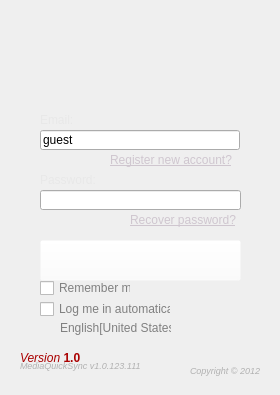
<?xml version="1.0" encoding="UTF-8"?>
<ui version="4.0">
 <class>MqsLogin</class>
 <widget class="QWidget" name="MqsLogin">
  <property name="windowModality">
   <enum>Qt::NonModal</enum>
  </property>
  <property name="enabled">
   <bool>true</bool>
  </property>
  <property name="geometry">
   <rect>
    <x>0</x>
    <y>0</y>
    <width>280</width>
    <height>395</height>
   </rect>
  </property>
  <property name="sizePolicy">
   <sizepolicy hsizetype="Fixed" vsizetype="Fixed">
    <horstretch>0</horstretch>
    <verstretch>0</verstretch>
   </sizepolicy>
  </property>
  <property name="minimumSize">
   <size>
    <width>280</width>
    <height>395</height>
   </size>
  </property>
  <property name="maximumSize">
   <size>
    <width>280</width>
    <height>395</height>
   </size>
  </property>
  <property name="baseSize">
   <size>
    <width>280</width>
    <height>395</height>
   </size>
  </property>
  <property name="contextMenuPolicy">
   <enum>Qt::NoContextMenu</enum>
  </property>
  <property name="windowTitle">
   <string>MediaQuickSync</string>
  </property>
  <property name="windowIcon">
   <iconset>
    <normaloff>:/MediaQuickSync/GoContactSyncLogo.ico</normaloff>:/MediaQuickSync/GoContactSyncLogo.ico</iconset>
  </property>
  <property name="windowOpacity">
   <double>1.000000000000000</double>
  </property>
  <property name="toolTip">
   <string/>
  </property>
  <property name="autoFillBackground">
   <bool>false</bool>
  </property>
  <widget class="QLabel" name="label">
   <property name="enabled">
    <bool>true</bool>
   </property>
   <property name="geometry">
    <rect>
     <x>-20</x>
     <y>-20</y>
     <width>301</width>
     <height>431</height>
    </rect>
   </property>
   <property name="text">
    <string/>
   </property>
   <property name="pixmap">
    <pixmap resource="resources/mediaquicksync.qrc">:/MediaQuickSync/resources/login.jpg</pixmap>
   </property>
  </widget>
  <widget class="QPushButton" name="login_button">
   <property name="enabled">
    <bool>true</bool>
   </property>
   <property name="geometry">
    <rect>
     <x>40</x>
     <y>240</y>
     <width>201</width>
     <height>41</height>
    </rect>
   </property>
   <property name="styleSheet">
    <string notr="true">background-color: rgba( 255, 255, 255, 0% );</string>
   </property>
   <property name="text">
    <string/>
   </property>
   <property name="icon">
    <iconset resource="resources/mediaquicksync.qrc">
     <normaloff>:/MediaQuickSync/resources/login-button.png</normaloff>:/MediaQuickSync/resources/login-button.png</iconset>
   </property>
   <property name="iconSize">
    <size>
     <width>160</width>
     <height>40</height>
    </size>
   </property>
   <property name="checkable">
    <bool>false</bool>
   </property>
   <property name="checked">
    <bool>false</bool>
   </property>
   <property name="autoRepeat">
    <bool>false</bool>
   </property>
   <property name="autoExclusive">
    <bool>false</bool>
   </property>
   <property name="autoRepeatDelay">
    <number>100</number>
   </property>
   <property name="autoRepeatInterval">
    <number>100</number>
   </property>
   <property name="default">
    <bool>false</bool>
   </property>
   <property name="flat">
    <bool>false</bool>
   </property>
  </widget>
  <widget class="QLineEdit" name="lineEdit">
   <property name="geometry">
    <rect>
     <x>40</x>
     <y>130</y>
     <width>200</width>
     <height>20</height>
    </rect>
   </property>
   <property name="text">
    <string>guest</string>
   </property>
  </widget>
  <widget class="QLineEdit" name="password_text">
   <property name="geometry">
    <rect>
     <x>40</x>
     <y>190</y>
     <width>201</width>
     <height>20</height>
    </rect>
   </property>
  </widget>
  <widget class="QLabel" name="label_2">
   <property name="geometry">
    <rect>
     <x>20</x>
     <y>350</y>
     <width>61</width>
     <height>16</height>
    </rect>
   </property>
   <property name="text">
    <string>&lt;html&gt;&lt;head/&gt;&lt;body&gt;&lt;p&gt;&lt;span style=&quot; font-style:italic; color:#aa0000;&quot;&gt;Version &lt;/span&gt;&lt;span style=&quot; font-weight:600; color:#aa0000;&quot;&gt;1.0&lt;/span&gt;&lt;/p&gt;&lt;/body&gt;&lt;/html&gt;</string>
   </property>
  </widget>
  <widget class="QLabel" name="label_3">
   <property name="geometry">
    <rect>
     <x>20</x>
     <y>350</y>
     <width>151</width>
     <height>31</height>
    </rect>
   </property>
   <property name="text">
    <string>&lt;html&gt;&lt;head/&gt;&lt;body&gt;&lt;p&gt;&lt;span style=&quot; font-size:7pt; font-style:italic; color:#b1b1b1;&quot;&gt;MediaQuickSync &lt;/span&gt;&lt;img src=&quot;:/MediaQuickSync/GoContactSyncLogo.ico&quot; width=&quot;16&quot; height=&quot;16&quot;/&gt;&lt;span style=&quot; font-size:7pt; font-style:italic; color:#b1b1b1;&quot;&gt;v1.0.123.111&lt;/span&gt;&lt;/p&gt;&lt;/body&gt;&lt;/html&gt;</string>
   </property>
  </widget>
  <widget class="QLabel" name="label_4">
   <property name="geometry">
    <rect>
     <x>190</x>
     <y>360</y>
     <width>301</width>
     <height>21</height>
    </rect>
   </property>
   <property name="text">
    <string>&lt;html&gt;&lt;head/&gt;&lt;body&gt;&lt;p&gt;&lt;span style=&quot; font-size:7pt; font-style:italic; color:#b1b1b1;&quot;&gt;Copyright © 2012&lt;/span&gt;&lt;/p&gt;&lt;/body&gt;&lt;/html&gt;</string>
   </property>
  </widget>
  <widget class="QLabel" name="label_5">
   <property name="geometry">
    <rect>
     <x>40</x>
     <y>110</y>
     <width>41</width>
     <height>20</height>
    </rect>
   </property>
   <property name="text">
    <string>&lt;html&gt;&lt;head/&gt;&lt;body&gt;&lt;p&gt;&lt;span style=&quot; font-size:9pt; color:#e8e8e8;&quot;&gt;Email:&lt;/span&gt;&lt;/p&gt;&lt;/body&gt;&lt;/html&gt;</string>
   </property>
  </widget>
  <widget class="QLabel" name="label_6">
   <property name="geometry">
    <rect>
     <x>40</x>
     <y>170</y>
     <width>61</width>
     <height>20</height>
    </rect>
   </property>
   <property name="text">
    <string>&lt;html&gt;&lt;head/&gt;&lt;body&gt;&lt;p&gt;&lt;span style=&quot; font-size:9pt; color:#e8e8e8;&quot;&gt;Password:&lt;/span&gt;&lt;/p&gt;&lt;/body&gt;&lt;/html&gt;</string>
   </property>
  </widget>
  <widget class="QLabel" name="RegisterAccount">
   <property name="geometry">
    <rect>
     <x>110</x>
     <y>150</y>
     <width>131</width>
     <height>20</height>
    </rect>
   </property>
   <property name="text">
    <string>&lt;html&gt;&lt;head/&gt;&lt;body&gt;&lt;p&gt;&lt;span style=&quot; font-size:9pt; color:#c6c6c6;&quot;&gt;&lt;a href= &quot;google.com&quot;  style=&quot; font-size:9pt; color:#cfc6cf;&quot;&gt;Register new account?&lt;/a&gt;&lt;/span&gt;&lt;/p&gt;&lt;/body&gt;&lt;/html&gt;</string>
   </property>
  </widget>
  <widget class="QLabel" name="RecoverPassword">
   <property name="geometry">
    <rect>
     <x>130</x>
     <y>210</y>
     <width>111</width>
     <height>20</height>
    </rect>
   </property>
   <property name="text">
    <string>&lt;html&gt;&lt;head/&gt;&lt;body&gt;&lt;p&gt;&lt;span style=&quot; font-size:9pt; color:#c6c6c6;&quot;&gt;&lt;a href= &quot;google.com&quot;  style=&quot; font-size:9pt; color:#cfc6cf;&quot;&gt;Recover password?&lt;/a&gt;&lt;/span&gt;&lt;/p&gt;&lt;/body&gt;&lt;/html&gt;</string>
   </property>
  </widget>
  <widget class="QCheckBox" name="is_remeber_me">
   <property name="geometry">
    <rect>
     <x>40</x>
     <y>280</y>
     <width>91</width>
     <height>16</height>
    </rect>
   </property>
   <property name="styleSheet">
    <string notr="true">QCheckBox { color: gray }</string>
   </property>
   <property name="text">
    <string>Remember me</string>
   </property>
  </widget>
  <widget class="QCheckBox" name="is_log_me_in_auto">
   <property name="enabled">
    <bool>true</bool>
   </property>
   <property name="geometry">
    <rect>
     <x>40</x>
     <y>300</y>
     <width>131</width>
     <height>18</height>
    </rect>
   </property>
   <property name="contextMenuPolicy">
    <enum>Qt::NoContextMenu</enum>
   </property>
   <property name="styleSheet">
    <string notr="true">QCheckBox { color: gray }</string>
   </property>
   <property name="text">
    <string>Log me in automatically</string>
   </property>
   <property name="checkable">
    <bool>true</bool>
   </property>
   <property name="checked">
    <bool>false</bool>
   </property>
   <property name="tristate">
    <bool>false</bool>
   </property>
  </widget>
  <widget class="QLabel" name="label_11">
   <property name="geometry">
    <rect>
     <x>60</x>
     <y>320</y>
     <width>111</width>
     <height>16</height>
    </rect>
   </property>
   <property name="styleSheet">
    <string notr="true"/>
   </property>
   <property name="text">
    <string>&lt;html&gt;&lt;head/&gt;&lt;body&gt;&lt;p&gt;&lt;span style=&quot; color:gray;&quot;&gt;English[United States]&lt;/span&gt;&lt;/p&gt;&lt;/body&gt;&lt;/html&gt;</string>
   </property>
  </widget>
  <widget class="QLabel" name="label_12">
   <property name="geometry">
    <rect>
     <x>40</x>
     <y>320</y>
     <width>16</width>
     <height>21</height>
    </rect>
   </property>
   <property name="text">
    <string/>
   </property>
   <property name="pixmap">
    <pixmap>:/MediaQuickSync/combobox-arrow-down-2x.png</pixmap>
   </property>
  </widget>
  <widget class="QPushButton" name="close_button">
   <property name="enabled">
    <bool>true</bool>
   </property>
   <property name="geometry">
    <rect>
     <x>230</x>
     <y>10</y>
     <width>51</width>
     <height>41</height>
    </rect>
   </property>
   <property name="autoFillBackground">
    <bool>false</bool>
   </property>
   <property name="styleSheet">
    <string notr="true">background-color: rgba( 255, 255, 255, 0% );</string>
   </property>
   <property name="text">
    <string/>
   </property>
   <property name="icon">
    <iconset>
     <normaloff>:/MediaQuickSync/power_off_black.png</normaloff>:/MediaQuickSync/power_off_black.png</iconset>
   </property>
   <property name="iconSize">
    <size>
     <width>32</width>
     <height>32</height>
    </size>
   </property>
   <property name="checkable">
    <bool>false</bool>
   </property>
   <property name="checked">
    <bool>false</bool>
   </property>
   <property name="autoRepeat">
    <bool>false</bool>
   </property>
   <property name="flat">
    <bool>true</bool>
   </property>
  </widget>
 </widget>
 <resources>
  <include location="resources/mediaquicksync.qrc"/>
 </resources>
 <connections>
  <connection>
   <sender>close_button</sender>
   <signal>clicked()</signal>
   <receiver>MqsLogin</receiver>
   <slot>close()</slot>
   <hints>
    <hint type="sourcelabel">
     <x>265</x>
     <y>30</y>
    </hint>
    <hint type="destinationlabel">
     <x>149</x>
     <y>197</y>
    </hint>
   </hints>
  </connection>
 </connections>
</ui>
